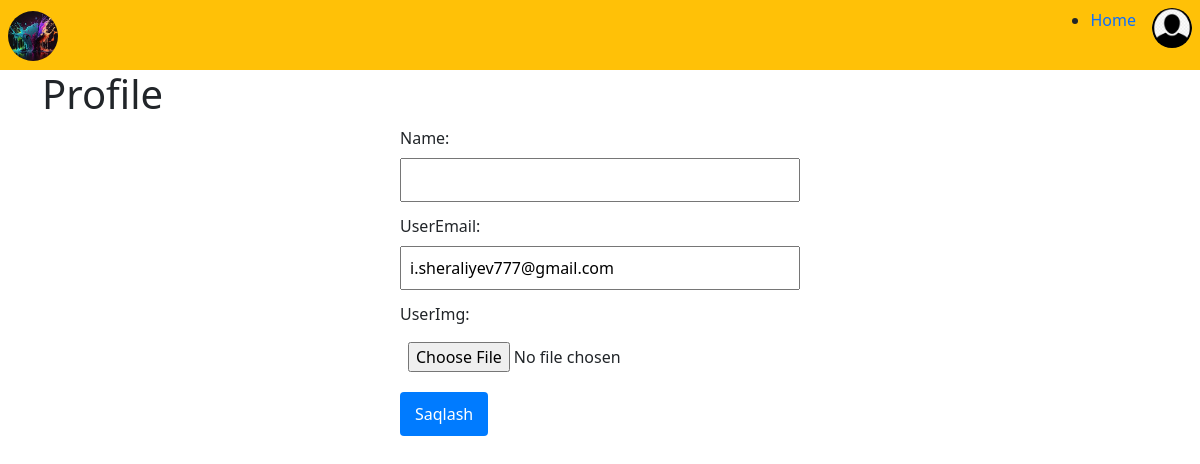
The page /profile/2/ (signed in) on the database as committed earlier.
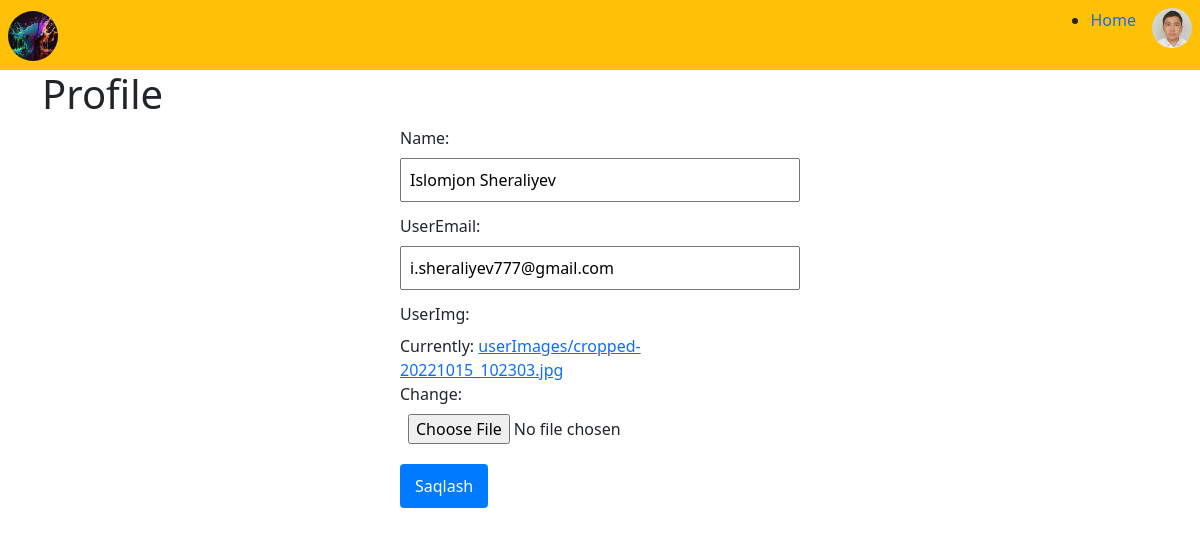
The same page on the database as committed later.
### blogapp/models.py (models this page shows, shortened)
class Profile(models.Model):
    user = models.OneToOneField(User, on_delete=models.CASCADE, null=True)
    name = models.CharField(max_length=100, default="user")
    userEmail = models.CharField(max_length=100, default="example@gmail.com")
    userImg = models.ImageField(upload_to='userImages/')
    created = models.DateTimeField(auto_now_add=True, editable=True)
    edited = models.DateTimeField(auto_now=True)

### blogapp/views.py (the view, shortened to what this page needs)
# urls.py: path('profile/<int:pk>/', ProfileView, name='profile'),
@login_required(login_url='/login')
def ProfileView(request, pk):
    userEdit = Profile.objects.get(user_id=pk)
    form = ProfileForm(instance=userEdit)
    ctx = {
        "forms": form
    }
    return render(request, 'profile.html', ctx)

### blogapp/forms.py
class ProfileForm(forms.ModelForm):
    class Meta:
        model = Profile
        fields = ['name', 'userEmail', 'userImg']

### templates/profile.html (shortened to what this page needs)
{% extends 'navbar.html' %}
{% block content %}
    <div class="container">
        <h1>Profile</h1>
        <form action="{% url 'profile' user.id %} "method="POST" class="post-form" enctype="multipart/form-data">
            {{ forms }}
            <button>Saqlash</button>
        </form>
    </div>
{% endblock %}

### templates/navbar.html (shortened to what this page needs)
{% load static %}
<!DOCTYPE html>
<html lang="en">
<head>
    <link rel="stylesheet" href="https://cdnjs.cloudflare.com/ajax/libs/font-awesome/6.5.1/css/all.min.css">
    <link rel="stylesheet" href="{% static 'style.css' %}">
    <link rel="stylesheet" href="https://cdn.jsdelivr.net/npm/bootstrap@5.0.2/dist/css/bootstrap.min.css" rel="stylesheet">
</head>
<body>
    <div style="height: 70px" class="nav w-100 bg-warning d-flex justify-content-between align-items-center p-2">
        <img style="width: 50px; height: 50px; border-radius: 50%" alt="">
        <ul class="d-flex justify-content-around">
            <li class="mx-3"><a class="text-decoration-none" style="list-style: none;" href="{% url 'home' %}">Home</a></li>
            {% if user.is_authenticated %}
            <div class="dropdown">
                {% if user.profile.userImg %}
                <img style="width: 40px; height: 40px; border-radius: 50%;" src="{{ user.profile.userImg.url }}" alt="{{ user }}" class=" dropdown-toggle"  id="dropdownMenuButton1" data-bs-toggle="dropdown" aria-expanded="false">
                {% else %}
                <img style="width: 40px; height: 40px; border-radius: 50%;" alt="{{ user }}" class=" dropdown-toggle"  id="dropdownMenuButton1" data-bs-toggle="dropdown" aria-expanded="false">
                {% endif %}
            </div>
            {% else %}
                <li class="mx-3"><a class="text-decoration-none" href="{% url 'login' %}">LogIn</a></li>
                <li class="mx-3"><a class="text-decoration-none" href="{% url 'register' %}">SignUp</a></li>
            {% endif %}
        </ul>
    </div>
    {% block content %}
    {% endblock %}
</body>
</html>

### static/style.css (style rules this page uses)
* { margin: 0; padding: 0; box-sizing: border-box; }
.post-form { max-width: 400px; margin: auto; }
.post-form label { display: block; margin-bottom: 8px; }
.post-form input, .post-form select, .post-form textarea { width: 100%; padding: 8px; margin-bottom: 12px; box-sizing: border-box; }
.post-form button { background-color: #007bff; color: #fff; padding: 10px 15px; border: none; border-radius: 4px; cursor: pointer; }

Rows that differ between the two databases and show on the page:
changed Profile "i.sheraliyev777@gmail.com": name (not shown) → "Islomjon Sheraliyev"
Other text that changed with them:
text no longer shown: "Name: UserEmail: UserImg:"
text now shown: "Name: UserEmail: UserImg: Currently: userImages/cropped-20221015_102303.jpg Change:"
